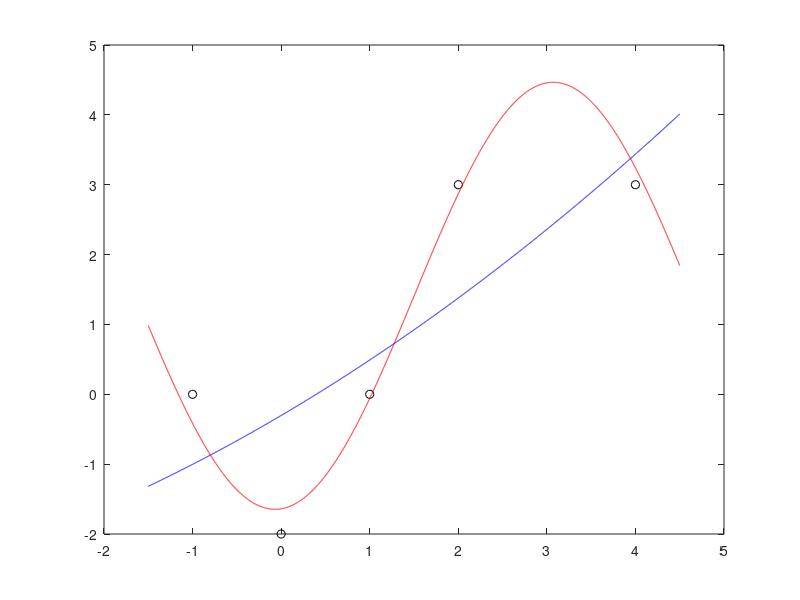

This figure's MATLAB source:
clear;
xi = [-1 0 1 2 4]';
yi=  [0 -2 0 3 3]';

% Apartado a.)
H1 = [xi.^0 xi xi.^2];
H2 = [xi.^0 cos(xi) sin(xi)];

c1 = H1\yi; c2 = H2\yi;

% Apartado b.)
r1 = yi-H1*c1; r2 = yi-H2*c2;

% Apartado c.)
E1 = norm(r1);
E2 = norm(r2);
fprintf(' E1 = %.3f\n E2 = %.3f\n',E1,E2);

% Apartado d.)
xx=-1.5:0.001:4.5;
f1=polyval(c1(end:-1:1), xx);
f2 = c2(1)+c2(2)*cos(xx)+c2(3)*sin(xx);
plot(xi, yi, 'ko', xx, f1, 'b', xx, f2, 'r');

% Apartado e.)
cc1 = inv(H1'*H1)*(H1'*yi);